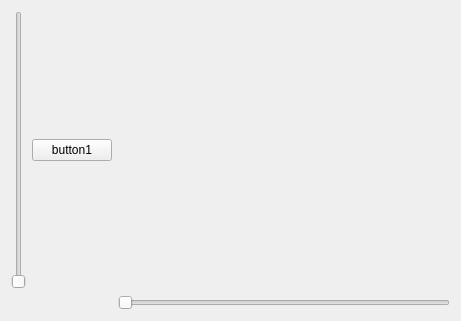
<?xml version="1.0" encoding="UTF-8"?>
<ui version="4.0">
 <class>ButtonMove</class>
 <widget class="QWidget" name="ButtonMove">
  <property name="geometry">
   <rect>
    <x>0</x>
    <y>0</y>
    <width>461</width>
    <height>321</height>
   </rect>
  </property>
  <property name="windowTitle">
   <string>ButtonMove</string>
  </property>
  <layout class="QHBoxLayout" name="horizontalLayout">
   <item>
    <layout class="QGridLayout" name="gridLayout_5">
     <item row="3" column="2">
      <widget class="QSlider" name="horizontalSlider">
       <property name="orientation">
        <enum>Qt::Horizontal</enum>
       </property>
      </widget>
     </item>
     <item row="2" column="1">
      <widget class="QPushButton" name="pushButton">
       <property name="text">
        <string>button1</string>
       </property>
      </widget>
     </item>
     <item row="2" column="0">
      <widget class="QSlider" name="verticalSlider">
       <property name="orientation">
        <enum>Qt::Vertical</enum>
       </property>
      </widget>
     </item>
    </layout>
   </item>
  </layout>
 </widget>
 <resources/>
 <connections/>
</ui>
